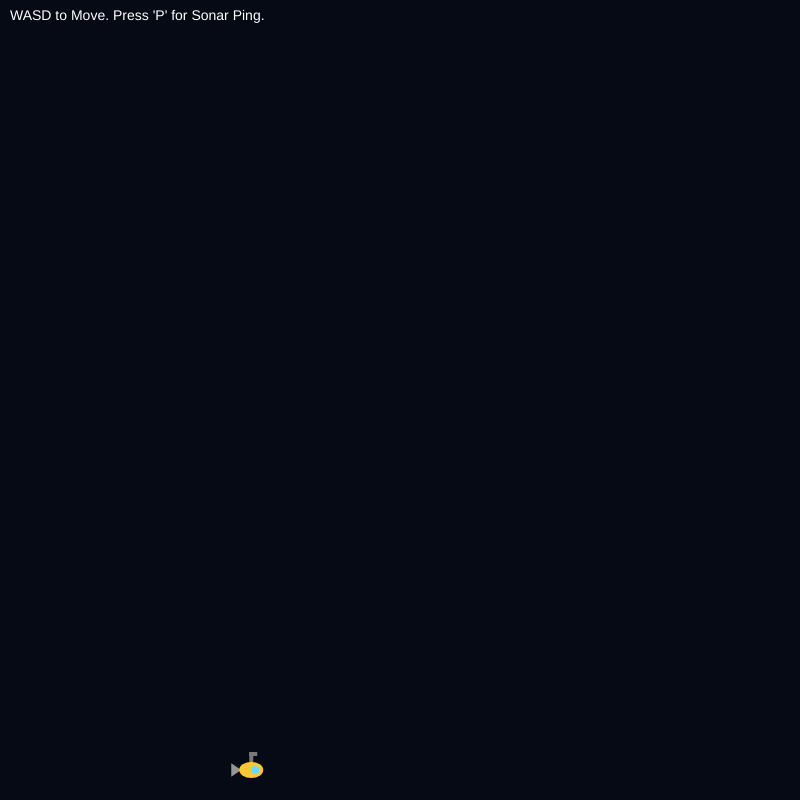
Frame 1 (no input)
Frame 60 (no input): identical to frame 1, image omitted
Frame 120 (the mouse pressed at the canvas centre since frame 60): identical to frame 1, image omitted

The p5.js sketch that drew this single still picture (run headless with seeded random() and noise() and a simulated clock; from frame 60 on, the mouse is pressed at the canvas centre):

// p5.js sketch
// ── sketch.js
let walls = [];
let pulses = [];
let bubbles = [];
let player;
let resolution = 10;

function setup() {
  createCanvas(800, 800);

  let cols = width / resolution;
  let rows = height / resolution;
  let xOffset = 0;

  //Generate maze
  for (let y = 0; y < rows; y++) {
    let pathCentre = map(noise(xOffset), 0, 1, 0, width);

    for (let x = 0; x < cols; x++) {
      let xPos = x * resolution;
      let yPos = y * resolution;
      let d = abs(xPos - pathCentre);

      if (d > 90) {
        walls.push(new Wall(xPos, yPos, resolution, resolution));
      }
    }
    xOffset += 0.04;
  }

  let startX = map(noise(xOffset - 0.04), 0, 1, 0, width);
  player = new Player(startX, height - 30);
}

function draw() {
  background(5, 10, 20);

  for (let i = bubbles.length - 1; i >= 0; i--) {
    let b = bubbles[i];
    b.update(deltaTime);
    b.show();
    if (b.life <= 0) {
      bubbles.splice(i, 1);
    }
  }

  player.update(deltaTime);
  player.show();

  for (let i = pulses.length - 1; i >= 0; i--) {
    let p = pulses[i];
    p.update(deltaTime);
    p.show();

    if (p.isFinished()) {
      pulses.splice(i, 1);
    }
  }

  for (let wall of walls) {
    wall.update(deltaTime);
    wall.show();
  }

  fill(255);
  noStroke();
  textSize(14);
  text("WASD to Move. Press 'P' for Sonar Ping.", 10, 20);
}

function keyPressed() {
  if (key === "p" || key === "P") {
    pulses.push(new Pulse(player.x, player.y));
  }
}

//Player class
class Player {
  constructor(x, y) {
    this.x = x;
    this.y = y;
    this.size = 20;
    this.speed = 0.15;
    this.facing = 1;
  }

  update(dt) {
    let dx = 0;
    let dy = 0;

    if (keyIsDown(87)) dy -= 1;
    if (keyIsDown(83)) dy += 1;
    if (keyIsDown(65)) dx -= 1;
    if (keyIsDown(68)) dx += 1;

    if (dx !== 0) {
      this.facing = dx > 0 ? 1 : -1;
    }

    if (dx !== 0 || dy !== 0) {
      let len = sqrt(dx * dx + dy * dy);
      dx /= len;
      dy /= len;

      if (random() < 0.4) {
        let backX = this.x - this.facing * this.size * 0.8;
        bubbles.push(new Bubble(backX, this.y));
      }
    }

    let moveX = dx * this.speed * dt;
    this.x += moveX;
    this.checkCollisions(true);

    let moveY = dy * this.speed * dt;
    this.y += moveY;
    this.checkCollisions(false);

    this.x = constrain(this.x, this.size / 2, width - this.size / 2);
    this.y = constrain(this.y, this.size / 2, height - this.size / 2);
  }

  //AABB collisions
  checkCollisions(horizontal) {
    for (let wall of walls) {
      if (
        this.x + this.size / 2 > wall.x &&
        this.x - this.size / 2 < wall.x + wall.w &&
        this.y + this.size / 2 > wall.y &&
        this.y - this.size / 2 < wall.y + wall.h
      ) {
        //For overlap
        if (horizontal) {
          if (this.x < wall.x) this.x = wall.x - this.size / 2;
          else this.x = wall.x + wall.w + this.size / 2;
        } else {
          if (this.y < wall.y) this.y = wall.y - this.size / 2;
          else this.y = wall.y + wall.h + this.size / 2;
        }
      }
    }
  }

  show() {
    push();
    translate(this.x, this.y);
    scale(this.facing, 1);

    fill(120);
    noStroke();
    rect(-2, -this.size * 0.9, 4, this.size * 0.6);
    rect(-2, -this.size * 0.9, 8, 4);

    fill(150);
    noStroke();
    triangle(
      -this.size / 2,
      0,
      -this.size,
      -this.size / 3,
      -this.size,
      this.size / 3
    );

    fill(255, 200, 50);
    ellipse(0, 0, this.size * 1.2, this.size * 0.8);

    fill(100, 220, 255);
    circle(this.size * 0.2, 0, this.size * 0.4);

    pop();
  }
}

//For bubbles following submarine
class Bubble {
  constructor(x, y) {
    this.x = x;
    this.y = y + random(-4, 4);
    this.size = random(2, 6);
    this.life = 200;

    this.vx = random(-0.02, 0.02);
    this.vy = random(-0.08, -0.03);
  }

  update(dt) {
    this.x += this.vx * dt;
    this.y += this.vy * dt;
    this.life -= 0.15 * dt;
  }

  show() {
    noStroke();
    fill(150, 220, 255, this.life);
    circle(this.x, this.y, this.size);
  }
}

//Pulse class
class Pulse {
  constructor(x, y) {
    this.particles = [];
    let numRays = 360;
    this.speed = 0.2;

    for (let i = 0; i < numRays; i++) {
      let angle = radians(i);
      this.particles.push({
        pos: createVector(x, y),
        vel: p5.Vector.fromAngle(angle).mult(this.speed),
        life: 255,
      });
    }
  }

  update(dt) {
    for (let p of this.particles) {
      if (p.life <= 0) continue;

      p.life -= 0.2 * dt;

      let moveStep = p5.Vector.mult(p.vel, dt);
      let nextPos = p5.Vector.add(p.pos, moveStep);

      for (let wall of walls) {
        if (
          nextPos.x >= wall.x &&
          nextPos.x <= wall.x + wall.w &&
          nextPos.y >= wall.y &&
          nextPos.y <= wall.y + wall.h
        ) {
          wall.illuminate();

          p.life = 0;
          break;
        }
      }

      if (p.life > 0) {
        p.pos = nextPos;
      }
    }
  }

  show() {
    strokeWeight(2);
    for (let p of this.particles) {
      if (p.life > 0) {
        stroke(0, 220, 0, p.life);
        point(p.pos.x, p.pos.y);
      }
    }
  }

  isFinished() {
    return this.particles.every((p) => p.life <= 0);
  }
}
// Wall class
class Wall {
  constructor(x, y, w, h) {
    this.x = x;
    this.y = y;
    this.w = w;
    this.h = h;
    this.alpha = 0;

    this.rockPoints = [];
    let cx = this.x + this.w / 2;
    let cy = this.y + this.h / 2;

    for (let a = 0; a < TWO_PI; a += PI / 4) {
      let r = (this.w / 2) * random(0.7, 1.6);
      this.rockPoints.push({
        px: cx + cos(a) * r,
        py: cy + sin(a) * r,
      });
    }
  }

  illuminate() {
    this.alpha = 255;
  }

  update(dt) {
    if (this.alpha > 0) this.alpha -= 0.1 * dt;
  }

  show() {
    if (this.alpha > 1) {
      noStroke();
      fill(20, 25, 35, this.alpha);
      rect(this.x, this.y, this.w, this.h, 3);

      fill(40, 50, 65, this.alpha);
      beginShape();
      for (let pt of this.rockPoints) {
        vertex(pt.px, pt.py);
      }
      endShape(CLOSE);
    }
  }
}
